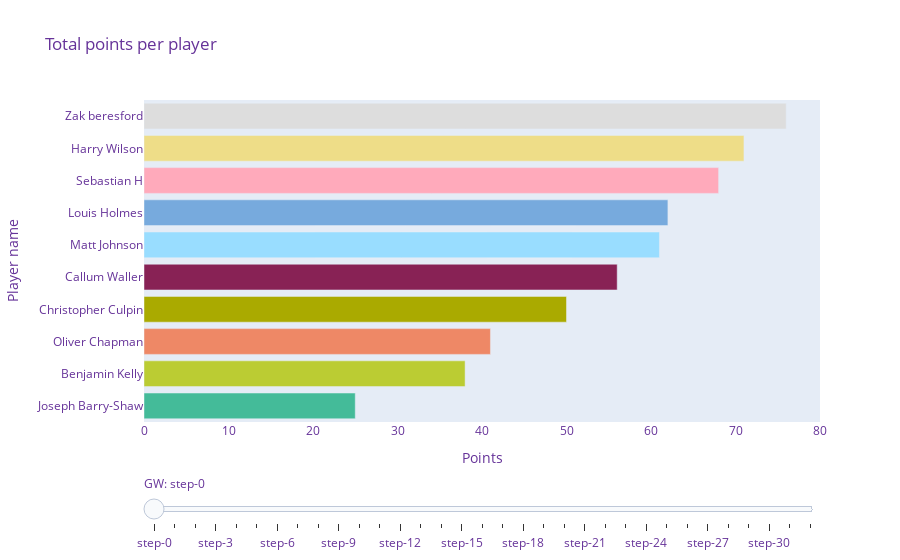

The notebook cell saved with this chart:
### Code cell
fig = plot_timeseries_bar_by_gw(gameweek_totals_df,colour_dict,team_data_df)
fig.update_layout(
    title="Total points per player",
    xaxis_title="Points",
    yaxis_title="Player name",
    legend_title="Players",
    font=dict(
        color="RebeccaPurple"
    )
)
fig.show()

### Figure 1 — Plotly figure (JSON) as saved in the notebook; plotly's stock layout.template omitted (floating-point values rounded to 4 significant figures)
{"data": [{"marker": {"color": ["#44BB99", "#BBCC33", "#EE8866", "#AAAA00", "#882255", "#99DDFF", "#77AADD", "#FFAABB", "#EEDD88", "#DDDDDD"]}, "orientation": "h", "type": "bar", "visible": true, "x": [25, 38, 41, 50, 56, 61, 62, 68, 71, 76], "y": ["Joseph Barry-Shaw", "Benjamin Kelly", "Oliver Chapman", "Christopher Culpin", "Callum Waller", "Matt Johnson", "Louis Holmes", "Sebastian H", "Harry Wilson", "Zak beresford"]}, {"marker": {"color": ["#44BB99", "#BBCC33", "#EE8866", "#FFAABB", "#882255", "#AAAA00", "#77AADD", "#EEDD88", "#DDDDDD", "#99DDFF"]}, "orientation": "h", "type": "bar", "visible": false, "x": [62, 80, 94, 96, 100, 101, 107, 114, 119, 128], "y": ["Joseph Barry-Shaw", "Benjamin Kelly", "Oliver Chapman", "Sebastian H", "Callum Waller", "Christopher Culpin", "Louis Holmes", "Harry Wilson", "Zak beresford", "Matt Johnson"]}, {"marker": {"color": ["#44BB99", "#FFAABB", "#BBCC33", "#EE8866", "#77AADD", "#DDDDDD", "#882255", "#99DDFF", "#AAAA00", "#EEDD88"]}, "orientation": "h", "type": "bar", "visible": false, "x": [94, 121, 121, 128, 139, 145, 151, 152, 158, 160], "y": ["Joseph Barry-Shaw", "Sebastian H", "Benjamin Kelly", "Oliver Chapman", "Louis Holmes", "Zak beresford", "Callum Waller", "Matt Johnson", "Christopher Culpin", "Harry Wilson"]}, {"marker": {"color": ["#44BB99", "#BBCC33", "#FFAABB", "#EE8866", "#77AADD", "#DDDDDD", "#AAAA00", "#99DDFF", "#EEDD88", "#882255"]}, "orientation": "h", "type": "bar", "visible": false, "x": [143, 166, 196, 198, 200, 209, 224, 226, 234, 237], "y": ["Joseph Barry-Shaw", "Benjamin Kelly", "Sebastian H", "Oliver Chapman", "Louis Holmes", "Zak beresford", "Christopher Culpin", "Matt Johnson", "Harry Wilson", "Callum Waller"]}, {"marker": {"color": ["#44BB99", "#BBCC33", "#EE8866", "#FFAABB", "#77AADD", "#DDDDDD", "#99DDFF", "#AAAA00", "#882255", "#EEDD88"]}, "orientation": "h", "type": "bar", "visible": false, "x": [180, 211, 242, 251, 254, 255, 265, 268, 277, 292], "y": ["Joseph Barry-Shaw", "Benjamin Kelly", "Oliver Chapman", "Sebastian H", "Louis Holmes", "Zak beresford", "Matt Johnson", "Christopher Culpin", "Callum Waller", "Harry Wilson"]}, {"marker": {"color": ["#44BB99", "#BBCC33", "#EE8866", "#AAAA00", "#FFAABB", "#882255", "#99DDFF", "#DDDDDD", "#77AADD", "#EEDD88"]}, "orientation": "h", "type": "bar", "visible": false, "x": [237, 284, 288, 301, 304, 323, 331, 337, 354, 370], "y": ["Joseph Barry-Shaw", "Benjamin Kelly", "Oliver Chapman", "Christopher Culpin", "Sebastian H", "Callum Waller", "Matt Johnson", "Zak beresford", "Louis Holmes", "Harry Wilson"]}, {"marker": {"color": ["#44BB99", "#AAAA00", "#BBCC33", "#DDDDDD", "#FFAABB", "#EE8866", "#882255", "#99DDFF", "#EEDD88", "#77AADD"]}, "orientation": "h", "type": "bar", "visible": false, "x": [308, 331, 332, 341, 354, 362, 367, 396, 404, 412], "y": ["Joseph Barry-Shaw", "Christopher Culpin", "Benjamin Kelly", "Zak beresford", "Sebastian H", "Oliver Chapman", "Callum Waller", "Matt Johnson", "Harry Wilson", "Louis Holmes"]}, {"marker": {"color": ["#44BB99", "#AAAA00", "#BBCC33", "#DDDDDD", "#EE8866", "#FFAABB", "#882255", "#99DDFF", "#EEDD88", "#77AADD"]}, "orientation": "h", "type": "bar", "visible": false, "x": [372, 378, 380, 390, 393, 401, 409, 440, 452, 469], "y": ["Joseph Barry-Shaw", "Christopher Culpin", "Benjamin Kelly", "Zak beresford", "Oliver Chapman", "Sebastian H", "Callum Waller", "Matt Johnson", "Harry Wilson", "Louis Holmes"]}, {"marker": {"color": ["#44BB99", "#882255", "#BBCC33", "#FFAABB", "#AAAA00", "#DDDDDD", "#EE8866", "#EEDD88", "#99DDFF", "#77AADD"]}, "orientation": "h", "type": "bar", "visible": false, "x": [437, 444, 447, 452, 453, 455, 463, 504, 509, 550], "y": ["Joseph Barry-Shaw", "Callum Waller", "Benjamin Kelly", "Sebastian H", "Christopher Culpin", "Zak beresford", "Oliver Chapman", "Harry Wilson", "Matt Johnson", "Louis Holmes"]}, {"marker": {"color": ["#44BB99", "#BBCC33", "#DDDDDD", "#AAAA00", "#882255", "#FFAABB", "#EEDD88", "#EE8866", "#99DDFF", "#77AADD"]}, "orientation": "h", "type": "bar", "visible": false, "x": [482, 504, 520, 533, 538, 548, 554, 561, 581, 620], "y": ["Joseph Barry-Shaw", "Benjamin Kelly", "Zak beresford", "Christopher Culpin", "Callum Waller", "Sebastian H", "Harry Wilson", "Oliver Chapman", "Matt Johnson", "Louis Holmes"]}, {"marker": {"color": ["#44BB99", "#BBCC33", "#DDDDDD", "#882255", "#AAAA00", "#FFAABB", "#EEDD88", "#EE8866", "#99DDFF", "#77AADD"]}, "orientation": "h", "type": "bar", "visible": false, "x": [517, 544, 556, 561, 578, 581, 587, 589, 600, 657], "y": ["Joseph Barry-Shaw", "Benjamin Kelly", "Zak beresford", "Callum Waller", "Christopher Culpin", "Sebastian H", "Harry Wilson", "Oliver Chapman", "Matt Johnson", "Louis Holmes"]}, {"marker": {"color": ["#44BB99", "#DDDDDD", "#BBCC33", "#882255", "#AAAA00", "#FFAABB", "#EE8866", "#99DDFF", "#EEDD88", "#77AADD"]}, "orientation": "h", "type": "bar", "visible": false, "x": [557, 576, 604, 620, 639, 646, 649, 653, 658, 716], "y": ["Joseph Barry-Shaw", "Zak beresford", "Benjamin Kelly", "Callum Waller", "Christopher Culpin", "Sebastian H", "Oliver Chapman", "Matt Johnson", "Harry Wilson", "Louis Holmes"]}, {"marker": {"color": ["#44BB99", "#DDDDDD", "#BBCC33", "#882255", "#EE8866", "#FFAABB", "#99DDFF", "#AAAA00", "#EEDD88", "#77AADD"]}, "orientation": "h", "type": "bar", "visible": false, "x": [598, 625, 656, 658, 684, 691, 694, 701, 726, 773], "y": ["Joseph Barry-Shaw", "Zak beresford", "Benjamin Kelly", "Callum Waller", "Oliver Chapman", "Sebastian H", "Matt Johnson", "Christopher Culpin", "Harry Wilson", "Louis Holmes"]}, {"marker": {"color": ["#44BB99", "#DDDDDD", "#882255", "#BBCC33", "#AAAA00", "#EE8866", "#FFAABB", "#99DDFF", "#EEDD88", "#77AADD"]}, "orientation": "h", "type": "bar", "visible": false, "x": [673, 677, 694, 716, 734, 737, 737, 757, 769, 841], "y": ["Joseph Barry-Shaw", "Zak beresford", "Callum Waller", "Benjamin Kelly", "Christopher Culpin", "Oliver Chapman", "Sebastian H", "Matt Johnson", "Harry Wilson", "Louis Holmes"]}, {"marker": {"color": ["#DDDDDD", "#44BB99", "#882255", "#AAAA00", "#BBCC33", "#EE8866", "#FFAABB", "#99DDFF", "#EEDD88", "#77AADD"]}, "orientation": "h", "type": "bar", "visible": false, "x": [704, 714, 721, 761, 776, 778, 789, 790, 810, 867], "y": ["Zak beresford", "Joseph Barry-Shaw", "Callum Waller", "Christopher Culpin", "Benjamin Kelly", "Oliver Chapman", "Sebastian H", "Matt Johnson", "Harry Wilson", "Louis Holmes"]}, {"marker": {"color": ["#DDDDDD", "#44BB99", "#882255", "#AAAA00", "#EE8866", "#FFAABB", "#99DDFF", "#EEDD88", "#BBCC33", "#77AADD"]}, "orientation": "h", "type": "bar", "visible": false, "x": [723, 732, 741, 801, 807, 821, 828, 833, 833, 910], "y": ["Zak beresford", "Joseph Barry-Shaw", "Callum Waller", "Christopher Culpin", "Oliver Chapman", "Sebastian H", "Matt Johnson", "Harry Wilson", "Benjamin Kelly", "Louis Holmes"]}, {"marker": {"color": ["#882255", "#44BB99", "#DDDDDD", "#AAAA00", "#EE8866", "#99DDFF", "#EEDD88", "#FFAABB", "#BBCC33", "#77AADD"]}, "orientation": "h", "type": "bar", "visible": false, "x": [773, 783, 783, 834, 865, 870, 872, 876, 876, 943], "y": ["Callum Waller", "Joseph Barry-Shaw", "Zak beresford", "Christopher Culpin", "Oliver Chapman", "Matt Johnson", "Harry Wilson", "Sebastian H", "Benjamin Kelly", "Louis Holmes"]}, {"marker": {"color": ["#882255", "#44BB99", "#DDDDDD", "#AAAA00", "#99DDFF", "#BBCC33", "#EE8866", "#FFAABB", "#EEDD88", "#77AADD"]}, "orientation": "h", "type": "bar", "visible": false, "x": [809, 824, 828, 864, 908, 917, 923, 924, 935, 991], "y": ["Callum Waller", "Joseph Barry-Shaw", "Zak beresford", "Christopher Culpin", "Matt Johnson", "Benjamin Kelly", "Oliver Chapman", "Sebastian H", "Harry Wilson", "Louis Holmes"]}, {"marker": {"color": ["#882255", "#44BB99", "#DDDDDD", "#AAAA00", "#BBCC33", "#99DDFF", "#EE8866", "#EEDD88", "#FFAABB", "#77AADD"]}, "orientation": "h", "type": "bar", "visible": false, "x": [862, 865, 865, 911, 947, 954, 963, 973, 980, 1028], "y": ["Callum Waller", "Joseph Barry-Shaw", "Zak beresford", "Christopher Culpin", "Benjamin Kelly", "Matt Johnson", "Oliver Chapman", "Harry Wilson", "Sebastian H", "Louis Holmes"]}, {"marker": {"color": ["#882255", "#44BB99", "#DDDDDD", "#AAAA00", "#99DDFF", "#BBCC33", "#FFAABB", "#EEDD88", "#EE8866", "#77AADD"]}, "orientation": "h", "type": "bar", "visible": false, "x": [909, 917, 939, 953, 1016, 1020, 1032, 1039, 1040, 1104], "y": ["Callum Waller", "Joseph Barry-Shaw", "Zak beresford", "Christopher Culpin", "Matt Johnson", "Benjamin Kelly", "Sebastian H", "Harry Wilson", "Oliver Chapman", "Louis Holmes"]}, {"marker": {"color": ["#882255", "#44BB99", "#DDDDDD", "#AAAA00", "#BBCC33", "#99DDFF", "#FFAABB", "#EEDD88", "#EE8866", "#77AADD"]}, "orientation": "h", "type": "bar", "visible": false, "x": [952, 959, 991, 1005, 1043, 1045, 1085, 1092, 1110, 1133], "y": ["Callum Waller", "Joseph Barry-Shaw", "Zak beresford", "Christopher Culpin", "Benjamin Kelly", "Matt Johnson", "Sebastian H", "Harry Wilson", "Oliver Chapman", "Louis Holmes"]}, {"marker": {"color": ["#882255", "#44BB99", "#DDDDDD", "#AAAA00", "#BBCC33", "#99DDFF", "#EEDD88", "#FFAABB", "#77AADD", "#EE8866"]}, "orientation": "h", "type": "bar", "visible": false, "x": [994, 1020, 1040, 1056, 1095, 1126, 1148, 1155, 1183, 1183], "y": ["Callum Waller", "Joseph Barry-Shaw", "Zak beresford", "Christopher Culpin", "Benjamin Kelly", "Matt Johnson", "Harry Wilson", "Sebastian H", "Louis Holmes", "Oliver Chapman"]}, {"marker": {"color": ["#882255", "#DDDDDD", "#AAAA00", "#44BB99", "#BBCC33", "#99DDFF", "#FFAABB", "#EEDD88", "#77AADD", "#EE8866"]}, "orientation": "h", "type": "bar", "visible": false, "x": [1030, 1092, 1110, 1114, 1157, 1172, 1197, 1203, 1262, 1263], "y": ["Callum Waller", "Zak beresford", "Christopher Culpin", "Joseph Barry-Shaw", "Benjamin Kelly", "Matt Johnson", "Sebastian H", "Harry Wilson", "Louis Holmes", "Oliver Chapman"]}, {"marker": {"color": ["#882255", "#DDDDDD", "#44BB99", "#AAAA00", "#BBCC33", "#99DDFF", "#FFAABB", "#EEDD88", "#77AADD", "#EE8866"]}, "orientation": "h", "type": "bar", "visible": false, "x": [1086, 1157, 1188, 1191, 1217, 1232, 1249, 1265, 1332, 1341], "y": ["Callum Waller", "Zak beresford", "Joseph Barry-Shaw", "Christopher Culpin", "Benjamin Kelly", "Matt Johnson", "Sebastian H", "Harry Wilson", "Louis Holmes", "Oliver Chapman"]}, {"marker": {"color": ["#882255", "#DDDDDD", "#44BB99", "#BBCC33", "#AAAA00", "#99DDFF", "#FFAABB", "#EEDD88", "#EE8866", "#77AADD"]}, "orientation": "h", "type": "bar", "visible": false, "x": [1145, 1229, 1263, 1281, 1283, 1288, 1329, 1335, 1399, 1424], "y": ["Callum Waller", "Zak beresford", "Joseph Barry-Shaw", "Benjamin Kelly", "Christopher Culpin", "Matt Johnson", "Sebastian H", "Harry Wilson", "Oliver Chapman", "Louis Holmes"]}, {"marker": {"color": ["#882255", "#DDDDDD", "#BBCC33", "#AAAA00", "#44BB99", "#99DDFF", "#FFAABB", "#EEDD88", "#EE8866", "#77AADD"]}, "orientation": "h", "type": "bar", "visible": false, "x": [1192, 1261, 1309, 1322, 1324, 1326, 1360, 1371, 1436, 1453], "y": ["Callum Waller", "Zak beresford", "Benjamin Kelly", "Christopher Culpin", "Joseph Barry-Shaw", "Matt Johnson", "Sebastian H", "Harry Wilson", "Oliver Chapman", "Louis Holmes"]}, {"marker": {"color": ["#882255", "#DDDDDD", "#BBCC33", "#AAAA00", "#99DDFF", "#44BB99", "#FFAABB", "#EEDD88", "#EE8866", "#77AADD"]}, "orientation": "h", "type": "bar", "visible": false, "x": [1259, 1309, 1366, 1377, 1400, 1406, 1413, 1424, 1495, 1508], "y": ["Callum Waller", "Zak beresford", "Benjamin Kelly", "Christopher Culpin", "Matt Johnson", "Joseph Barry-Shaw", "Sebastian H", "Harry Wilson", "Oliver Chapman", "Louis Holmes"]}, {"marker": {"color": ["#882255", "#DDDDDD", "#AAAA00", "#BBCC33", "#99DDFF", "#44BB99", "#FFAABB", "#EEDD88", "#EE8866", "#77AADD"]}, "orientation": "h", "type": "bar", "visible": false, "x": [1304, 1367, 1419, 1423, 1453, 1454, 1459, 1473, 1540, 1554], "y": ["Callum Waller", "Zak beresford", "Christopher Culpin", "Benjamin Kelly", "Matt Johnson", "Joseph Barry-Shaw", "Sebastian H", "Harry Wilson", "Oliver Chapman", "Louis Holmes"]}, {"marker": {"color": ["#882255", "#DDDDDD", "#AAAA00", "#BBCC33", "#44BB99", "#99DDFF", "#FFAABB", "#EEDD88", "#EE8866", "#77AADD"]}, "orientation": "h", "type": "bar", "visible": false, "x": [1320, 1372, 1420, 1440, 1466, 1474, 1478, 1509, 1550, 1570], "y": ["Callum Waller", "Zak beresford", "Christopher Culpin", "Benjamin Kelly", "Joseph Barry-Shaw", "Matt Johnson", "Sebastian H", "Harry Wilson", "Oliver Chapman", "Louis Holmes"]}, {"marker": {"color": ["#882255", "#DDDDDD", "#AAAA00", "#BBCC33", "#44BB99", "#99DDFF", "#FFAABB", "#EEDD88", "#EE8866", "#77AADD"]}, "orientation": "h", "type": "bar", "visible": false, "x": [1379, 1433, 1457, 1497, 1522, 1527, 1543, 1558, 1621, 1643], "y": ["Callum Waller", "Zak beresford", "Christopher Culpin", "Benjamin Kelly", "Joseph Barry-Shaw", "Matt Johnson", "Sebastian H", "Harry Wilson", "Oliver Chapman", "Louis Holmes"]}, {"marker": {"color": ["#882255", "#DDDDDD", "#AAAA00", "#BBCC33", "#99DDFF", "#44BB99", "#FFAABB", "#EEDD88", "#EE8866", "#77AADD"]}, "orientation": "h", "type": "bar", "visible": false, "x": [1421, 1502, 1507, 1544, 1556, 1583, 1617, 1626, 1665, 1721], "y": ["Callum Waller", "Zak beresford", "Christopher Culpin", "Benjamin Kelly", "Matt Johnson", "Joseph Barry-Shaw", "Sebastian H", "Harry Wilson", "Oliver Chapman", "Louis Holmes"]}, {"marker": {"color": ["#882255", "#DDDDDD", "#AAAA00", "#BBCC33", "#44BB99", "#99DDFF", "#FFAABB", "#EEDD88", "#EE8866", "#77AADD"]}, "orientation": "h", "type": "bar", "visible": false, "x": [1490, 1563, 1579, 1589, 1636, 1659, 1675, 1695, 1719, 1774], "y": ["Callum Waller", "Zak beresford", "Christopher Culpin", "Benjamin Kelly", "Joseph Barry-Shaw", "Matt Johnson", "Sebastian H", "Harry Wilson", "Oliver Chapman", "Louis Holmes"]}, {"marker": {"color": ["#882255", "#DDDDDD", "#AAAA00", "#BBCC33", "#44BB99", "#99DDFF", "#FFAABB", "#EEDD88", "#EE8866", "#77AADD"]}, "orientation": "h", "type": "bar", "visible": false, "x": [1537, 1618, 1637, 1652, 1698, 1711, 1744, 1777, 1793, 1840], "y": ["Callum Waller", "Zak beresford", "Christopher Culpin", "Benjamin Kelly", "Joseph Barry-Shaw", "Matt Johnson", "Sebastian H", "Harry Wilson", "Oliver Chapman", "Louis Holmes"]}], "layout": {"font": {"color": "RebeccaPurple"}, "legend": {"title": {"text": "Players"}}, "sliders": [{"active": 0, "currentvalue": {"prefix": "GW: "}, "pad": {"t": 50}, "steps": [{"args": [{"visible": [true, false, false, false, false, false, false, false, false, false, false, false, false, false, false, false, false, false, false, false, false, false, false, false, false, false, false, false, false, false, false, false, false]}, {"title": "Total by week: 1"}], "method": "update"}, {"args": [{"visible": [false, true, false, false, false, false, false, false, false, false, false, false, false, false, false, false, false, false, false, false, false, false, false, false, false, false, false, false, false, false, false, false, false]}, {"title": "Total by week: 2"}], "method": "update"}, {"args": [{"visible": [false, false, true, false, false, false, false, false, false, false, false, false, false, false, false, false, false, false, false, false, false, false, false, false, false, false, false, false, false, false, false, false, false]}, {"title": "Total by week: 3"}], "method": "update"}, {"args": [{"visible": [false, false, false, true, false, false, false, false, false, false, false, false, false, false, false, false, false, false, false, false, false, false, false, false, false, false, false, false, false, false, false, false, false]}, {"title": "Total by week: 4"}], "method": "update"}, {"args": [{"visible": [false, false, false, false, true, false, false, false, false, false, false, false, false, false, false, false, false, false, false, false, false, false, false, false, false, false, false, false, false, false, false, false, false]}, {"title": "Total by week: 5"}], "method": "update"}, {"args": [{"visible": [false, false, false, false, false, true, false, false, false, false, false, false, false, false, false, false, false, false, false, false, false, false, false, false, false, false, false, false, false, false, false, false, false]}, {"title": "Total by week: 6"}], "method": "update"}, {"args": [{"visible": [false, false, false, false, false, false, true, false, false, false, false, false, false, false, false, false, false, false, false, false, false, false, false, false, false, false, false, false, false, false, false, false, false]}, {"title": "Total by week: 7"}], "method": "update"}, {"args": [{"visible": [false, false, false, false, false, false, false, true, false, false, false, false, false, false, false, false, false, false, false, false, false, false, false, false, false, false, false, false, false, false, false, false, false]}, {"title": "Total by week: 8"}], "method": "update"}, {"args": [{"visible": [false, false, false, false, false, false, false, false, true, false, false, false, false, false, false, false, false, false, false, false, false, false, false, false, false, false, false, false, false, false, false, false, false]}, {"title": "Total by week: 9"}], "method": "update"}, {"args": [{"visible": [false, false, false, false, false, false, false, false, false, true, false, false, false, false, false, false, false, false, false, false, false, false, false, false, false, false, false, false, false, false, false, false, false]}, {"title": "Total by week: 10"}], "method": "update"}, {"args": [{"visible": [false, false, false, false, false, false, false, false, false, false, true, false, false, false, false, false, false, false, false, false, false, false, false, false, false, false, false, false, false, false, false, false, false]}, {"title": "Total by week: 11"}], "method": "update"}, {"args": [{"visible": [false, false, false, false, false, false, false, false, false, false, false, true, false, false, false, false, false, false, false, false, false, false, false, false, false, false, false, false, false, false, false, false, false]}, {"title": "Total by week: 12"}], "method": "update"}, {"args": [{"visible": [false, false, false, false, false, false, false, false, false, false, false, false, true, false, false, false, false, false, false, false, false, false, false, false, false, false, false, false, false, false, false, false, false]}, {"title": "Total by week: 13"}], "method": "update"}, {"args": [{"visible": [false, false, false, false, false, false, false, false, false, false, false, false, false, true, false, false, false, false, false, false, false, false, false, false, false, false, false, false, false, false, false, false, false]}, {"title": "Total by week: 14"}], "method": "update"}, {"args": [{"visible": [false, false, false, false, false, false, false, false, false, false, false, false, false, false, true, false, false, false, false, false, false, false, false, false, false, false, false, false, false, false, false, false, false]}, {"title": "Total by week: 15"}], "method": "update"}, {"args": [{"visible": [false, false, false, false, false, false, false, false, false, false, false, false, false, false, false, true, false, false, false, false, false, false, false, false, false, false, false, false, false, false, false, false, false]}, {"title": "Total by week: 16"}], "method": "update"}, {"args": [{"visible": [false, false, false, false, false, false, false, false, false, false, false, false, false, false, false, false, true, false, false, false, false, false, false, false, false, false, false, false, false, false, false, false, false]}, {"title": "Total by week: 17"}], "method": "update"}, {"args": [{"visible": [false, false, false, false, false, false, false, false, false, false, false, false, false, false, false, false, false, true, false, false, false, false, false, false, false, false, false, false, false, false, false, false, false]}, {"title": "Total by week: 18"}], "method": "update"}, {"args": [{"visible": [false, false, false, false, false, false, false, false, false, false, false, false, false, false, false, false, false, false, true, false, false, false, false, false, false, false, false, false, false, false, false, false, false]}, {"title": "Total by week: 19"}], "method": "update"}, {"args": [{"visible": [false, false, false, false, false, false, false, false, false, false, false, false, false, false, false, false, false, false, false, true, false, false, false, false, false, false, false, false, false, false, false, false, false]}, {"title": "Total by week: 20"}], "method": "update"}, {"args": [{"visible": [false, false, false, false, false, false, false, false, false, false, false, false, false, false, false, false, false, false, false, false, true, false, false, false, false, false, false, false, false, false, false, false, false]}, {"title": "Total by week: 21"}], "method": "update"}, {"args": [{"visible": [false, false, false, false, false, false, false, false, false, false, false, false, false, false, false, false, false, false, false, false, false, true, false, false, false, false, false, false, false, false, false, false, false]}, {"title": "Total by week: 22"}], "method": "update"}, {"args": [{"visible": [false, false, false, false, false, false, false, false, false, false, false, false, false, false, false, false, false, false, false, false, false, false, true, false, false, false, false, false, false, false, false, false, false]}, {"title": "Total by week: 23"}], "method": "update"}, {"args": [{"visible": [false, false, false, false, false, false, false, false, false, false, false, false, false, false, false, false, false, false, false, false, false, false, false, true, false, false, false, false, false, false, false, false, false]}, {"title": "Total by week: 24"}], "method": "update"}, {"args": [{"visible": [false, false, false, false, false, false, false, false, false, false, false, false, false, false, false, false, false, false, false, false, false, false, false, false, true, false, false, false, false, false, false, false, false]}, {"title": "Total by week: 25"}], "method": "update"}, {"args": [{"visible": [false, false, false, false, false, false, false, false, false, false, false, false, false, false, false, false, false, false, false, false, false, false, false, false, false, true, false, false, false, false, false, false, false]}, {"title": "Total by week: 26"}], "method": "update"}, {"args": [{"visible": [false, false, false, false, false, false, false, false, false, false, false, false, false, false, false, false, false, false, false, false, false, false, false, false, false, false, true, false, false, false, false, false, false]}, {"title": "Total by week: 27"}], "method": "update"}, {"args": [{"visible": [false, false, false, false, false, false, false, false, false, false, false, false, false, false, false, false, false, false, false, false, false, false, false, false, false, false, false, true, false, false, false, false, false]}, {"title": "Total by week: 28"}], "method": "update"}, {"args": [{"visible": [false, false, false, false, false, false, false, false, false, false, false, false, false, false, false, false, false, false, false, false, false, false, false, false, false, false, false, false, true, false, false, false, false]}, {"title": "Total by week: 29"}], "method": "update"}, {"args": [{"visible": [false, false, false, false, false, false, false, false, false, false, false, false, false, false, false, false, false, false, false, false, false, false, false, false, false, false, false, false, false, true, false, false, false]}, {"title": "Total by week: 30"}], "method": "update"}, {"args": [{"visible": [false, false, false, false, false, false, false, false, false, false, false, false, false, false, false, false, false, false, false, false, false, false, false, false, false, false, false, false, false, false, true, false, false]}, {"title": "Total by week: 31"}], "method": "update"}, {"args": [{"visible": [false, false, false, false, false, false, false, false, false, false, false, false, false, false, false, false, false, false, false, false, false, false, false, false, false, false, false, false, false, false, false, true, false]}, {"title": "Total by week: 32"}], "method": "update"}, {"args": [{"visible": [false, false, false, false, false, false, false, false, false, false, false, false, false, false, false, false, false, false, false, false, false, false, false, false, false, false, false, false, false, false, false, false, true]}, {"title": "Total by week: 33"}], "method": "update"}]}], "title": {"text": "Total points per player"}, "xaxis": {"title": {"text": "Points"}}, "yaxis": {"title": {"text": "Player name"}}}}
